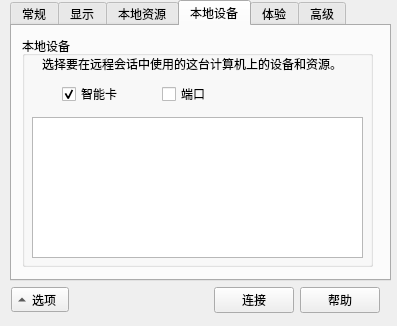
<?xml version="1.0" encoding="UTF-8"?>
<ui version="4.0">
 <class>Dialog</class>
 <widget class="QDialog" name="Dialog">
  <property name="enabled">
   <bool>true</bool>
  </property>
  <property name="geometry">
   <rect>
    <x>0</x>
    <y>0</y>
    <width>397</width>
    <height>326</height>
   </rect>
  </property>
  <property name="sizePolicy">
   <sizepolicy hsizetype="Fixed" vsizetype="Fixed">
    <horstretch>0</horstretch>
    <verstretch>0</verstretch>
   </sizepolicy>
  </property>
  <property name="windowTitle">
   <string>远程桌面连接</string>
  </property>
  <property name="inputMethodHints">
   <set>Qt::ImhNone</set>
  </property>
  <property name="sizeGripEnabled">
   <bool>false</bool>
  </property>
  <property name="modal">
   <bool>false</bool>
  </property>
  <widget class="QWidget" name="widget" native="true">
   <property name="geometry">
    <rect>
     <x>0</x>
     <y>0</y>
     <width>401</width>
     <height>331</height>
    </rect>
   </property>
   <widget class="QWidget" name="defaultWidget" native="true">
    <property name="geometry">
     <rect>
      <x>0</x>
      <y>0</y>
      <width>391</width>
      <height>151</height>
     </rect>
    </property>
    <widget class="QWidget" name="layoutWidget">
     <property name="geometry">
      <rect>
       <x>20</x>
       <y>10</y>
       <width>281</width>
       <height>64</height>
      </rect>
     </property>
     <layout class="QGridLayout" name="gridLayout">
      <property name="sizeConstraint">
       <enum>QLayout::SetMinAndMaxSize</enum>
      </property>
      <item row="1" column="1">
       <widget class="QLabel" name="accountTxtLable">
        <property name="sizePolicy">
         <sizepolicy hsizetype="Fixed" vsizetype="Fixed">
          <horstretch>0</horstretch>
          <verstretch>0</verstretch>
         </sizepolicy>
        </property>
        <property name="font">
         <font>
          <family>Agency FB</family>
          <pointsize>12</pointsize>
         </font>
        </property>
        <property name="text">
         <string>未指定</string>
        </property>
       </widget>
      </item>
      <item row="1" column="0">
       <widget class="QLabel" name="accountLable">
        <property name="sizePolicy">
         <sizepolicy hsizetype="Fixed" vsizetype="Fixed">
          <horstretch>0</horstretch>
          <verstretch>0</verstretch>
         </sizepolicy>
        </property>
        <property name="font">
         <font>
          <family>Agency FB</family>
          <pointsize>12</pointsize>
         </font>
        </property>
        <property name="text">
         <string>用户名:</string>
        </property>
       </widget>
      </item>
      <item row="0" column="1">
       <widget class="QLineEdit" name="cmpLineEdit"/>
      </item>
      <item row="0" column="0">
       <widget class="QLabel" name="cmpLable">
        <property name="font">
         <font>
          <family>Agency FB</family>
          <pointsize>12</pointsize>
         </font>
        </property>
        <property name="text">
         <string>计算机(C):</string>
        </property>
       </widget>
      </item>
     </layout>
    </widget>
    <widget class="QWidget" name="defaultBtnWidget" native="true">
     <property name="geometry">
      <rect>
       <x>10</x>
       <y>100</y>
       <width>371</width>
       <height>41</height>
      </rect>
     </property>
     <property name="sizePolicy">
      <sizepolicy hsizetype="Fixed" vsizetype="Fixed">
       <horstretch>0</horstretch>
       <verstretch>0</verstretch>
      </sizepolicy>
     </property>
     <widget class="QWidget" name="layoutWidget">
      <property name="geometry">
       <rect>
        <x>1</x>
        <y>7</y>
        <width>369</width>
        <height>27</height>
       </rect>
      </property>
      <layout class="QHBoxLayout" name="horizontalLayout_2">
       <property name="sizeConstraint">
        <enum>QLayout::SetMinAndMaxSize</enum>
       </property>
       <item>
        <widget class="QToolButton" name="optionToolBtn">
         <property name="focusPolicy">
          <enum>Qt::NoFocus</enum>
         </property>
         <property name="whatsThis">
          <string/>
         </property>
         <property name="inputMethodHints">
          <set>Qt::ImhNone</set>
         </property>
         <property name="text">
          <string>选项</string>
         </property>
         <property name="toolButtonStyle">
          <enum>Qt::ToolButtonTextBesideIcon</enum>
         </property>
         <property name="autoRaise">
          <bool>false</bool>
         </property>
         <property name="arrowType">
          <enum>Qt::DownArrow</enum>
         </property>
        </widget>
       </item>
       <item>
        <spacer name="horizontalSpacer">
         <property name="orientation">
          <enum>Qt::Horizontal</enum>
         </property>
         <property name="sizeType">
          <enum>QSizePolicy::Expanding</enum>
         </property>
         <property name="sizeHint" stdset="0">
          <size>
           <width>134</width>
           <height>20</height>
          </size>
         </property>
        </spacer>
       </item>
       <item>
        <layout class="QHBoxLayout" name="horizontalLayout">
         <item>
          <widget class="QPushButton" name="connBtn">
           <property name="text">
            <string>连接</string>
           </property>
          </widget>
         </item>
         <item>
          <widget class="QPushButton" name="helpBtn">
           <property name="text">
            <string>帮助</string>
           </property>
          </widget>
         </item>
        </layout>
       </item>
      </layout>
     </widget>
    </widget>
    <widget class="QLabel" name="defaultLabel">
     <property name="geometry">
      <rect>
       <x>30</x>
       <y>80</y>
       <width>191</width>
       <height>16</height>
      </rect>
     </property>
     <property name="text">
      <string>当您连接时，向您询问凭证数据。</string>
     </property>
    </widget>
    <zorder>layoutWidget</zorder>
    <zorder>defaultLabel</zorder>
    <zorder>defaultBtnWidget</zorder>
   </widget>
   <widget class="QWidget" name="optionWidget" native="true">
    <property name="enabled">
     <bool>true</bool>
    </property>
    <property name="geometry">
     <rect>
      <x>10</x>
      <y>0</y>
      <width>381</width>
      <height>321</height>
     </rect>
    </property>
    <widget class="QTabWidget" name="tabWidget">
     <property name="geometry">
      <rect>
       <x>0</x>
       <y>0</y>
       <width>381</width>
       <height>281</height>
      </rect>
     </property>
     <property name="currentIndex">
      <number>3</number>
     </property>
     <property name="movable">
      <bool>false</bool>
     </property>
     <widget class="QWidget" name="tab_3">
      <attribute name="title">
       <string>常规</string>
      </attribute>
      <widget class="QGroupBox" name="generalGroupBox">
       <property name="geometry">
        <rect>
         <x>0</x>
         <y>10</y>
         <width>371</width>
         <height>141</height>
        </rect>
       </property>
       <property name="title">
        <string>登录设置</string>
       </property>
       <widget class="QWidget" name="layoutWidget_3">
        <property name="geometry">
         <rect>
          <x>20</x>
          <y>30</y>
          <width>331</width>
          <height>51</height>
         </rect>
        </property>
        <layout class="QGridLayout" name="gridLayout_2">
         <property name="sizeConstraint">
          <enum>QLayout::SetMinAndMaxSize</enum>
         </property>
         <item row="1" column="0">
          <widget class="QLabel" name="accountLable_2">
           <property name="sizePolicy">
            <sizepolicy hsizetype="Fixed" vsizetype="Fixed">
             <horstretch>0</horstretch>
             <verstretch>0</verstretch>
            </sizepolicy>
           </property>
           <property name="font">
            <font>
             <family>Agency FB</family>
             <pointsize>12</pointsize>
            </font>
           </property>
           <property name="text">
            <string>用户名:</string>
           </property>
          </widget>
         </item>
         <item row="0" column="0">
          <widget class="QLabel" name="cmpLable_2">
           <property name="font">
            <font>
             <family>Agency FB</family>
             <pointsize>12</pointsize>
            </font>
           </property>
           <property name="text">
            <string>计算机(C):</string>
           </property>
          </widget>
         </item>
         <item row="0" column="1">
          <widget class="QLineEdit" name="cmpLineEdit_2"/>
         </item>
         <item row="1" column="1">
          <widget class="QLabel" name="accountTxtLable_2">
           <property name="sizePolicy">
            <sizepolicy hsizetype="Fixed" vsizetype="Fixed">
             <horstretch>0</horstretch>
             <verstretch>0</verstretch>
            </sizepolicy>
           </property>
           <property name="font">
            <font>
             <family>Agency FB</family>
             <pointsize>12</pointsize>
            </font>
           </property>
           <property name="text">
            <string>未指定</string>
           </property>
          </widget>
         </item>
        </layout>
       </widget>
       <widget class="QLabel" name="defaultLabel_2">
        <property name="geometry">
         <rect>
          <x>30</x>
          <y>90</y>
          <width>191</width>
          <height>16</height>
         </rect>
        </property>
        <property name="text">
         <string>当您连接时，向您询问凭证数据。</string>
        </property>
       </widget>
       <widget class="QCheckBox" name="saveRdpCheckBox">
        <property name="geometry">
         <rect>
          <x>30</x>
          <y>110</y>
          <width>121</width>
          <height>16</height>
         </rect>
        </property>
        <property name="text">
         <string>允许我保存凭据。</string>
        </property>
       </widget>
      </widget>
      <widget class="QGroupBox" name="connSetGroupBox">
       <property name="geometry">
        <rect>
         <x>0</x>
         <y>160</y>
         <width>371</width>
         <height>81</height>
        </rect>
       </property>
       <property name="title">
        <string>连接设置</string>
       </property>
       <widget class="QLabel" name="connSetLabel">
        <property name="geometry">
         <rect>
          <x>30</x>
          <y>10</y>
          <width>331</width>
          <height>41</height>
         </rect>
        </property>
        <property name="text">
         <string>将当前连接设置保存到RDP文件或者打开一个已保存的连接。</string>
        </property>
       </widget>
       <widget class="QWidget" name="layoutWidget">
        <property name="geometry">
         <rect>
          <x>110</x>
          <y>40</y>
          <width>239</width>
          <height>25</height>
         </rect>
        </property>
        <layout class="QHBoxLayout" name="horizontalLayout_5">
         <property name="sizeConstraint">
          <enum>QLayout::SetMinAndMaxSize</enum>
         </property>
         <item>
          <widget class="QPushButton" name="saveBtn">
           <property name="text">
            <string>保存</string>
           </property>
          </widget>
         </item>
         <item>
          <widget class="QPushButton" name="saveasBtn">
           <property name="text">
            <string>另存为</string>
           </property>
          </widget>
         </item>
         <item>
          <widget class="QPushButton" name="openBtn">
           <property name="text">
            <string>打开</string>
           </property>
          </widget>
         </item>
        </layout>
       </widget>
      </widget>
     </widget>
     <widget class="QWidget" name="tab_4">
      <attribute name="title">
       <string>显示</string>
      </attribute>
      <widget class="QWidget" name="layoutWidget">
       <property name="geometry">
        <rect>
         <x>10</x>
         <y>10</y>
         <width>361</width>
         <height>231</height>
        </rect>
       </property>
       <layout class="QVBoxLayout" name="verticalLayout">
        <item>
         <widget class="QGroupBox" name="showGroupBox">
          <property name="title">
           <string>显示配置</string>
          </property>
         </widget>
        </item>
        <item>
         <widget class="QGroupBox" name="colorGroupBox">
          <property name="title">
           <string>颜色</string>
          </property>
         </widget>
        </item>
        <item>
         <widget class="QCheckBox" name="connBarCheckBox">
          <property name="text">
           <string>全屏显示时显示连接栏。</string>
          </property>
          <property name="checked">
           <bool>true</bool>
          </property>
         </widget>
        </item>
       </layout>
      </widget>
     </widget>
     <widget class="QWidget" name="tab_5">
      <attribute name="title">
       <string>本地资源</string>
      </attribute>
      <widget class="QGroupBox" name="vedioGroupBox">
       <property name="geometry">
        <rect>
         <x>10</x>
         <y>1</y>
         <width>359</width>
         <height>71</height>
        </rect>
       </property>
       <property name="title">
        <string>语音设置</string>
       </property>
       <widget class="QLabel" name="audioPlayLabel">
        <property name="geometry">
         <rect>
          <x>20</x>
          <y>20</y>
          <width>81</width>
          <height>16</height>
         </rect>
        </property>
        <property name="text">
         <string>远程音频播放</string>
        </property>
       </widget>
       <widget class="QLabel" name="audioCaptureLabel">
        <property name="geometry">
         <rect>
          <x>180</x>
          <y>20</y>
          <width>81</width>
          <height>16</height>
         </rect>
        </property>
        <property name="text">
         <string>远程音频录制</string>
        </property>
       </widget>
       <widget class="QComboBox" name="audioPlayComBox">
        <property name="geometry">
         <rect>
          <x>20</x>
          <y>40</y>
          <width>141</width>
          <height>22</height>
         </rect>
        </property>
        <item>
         <property name="text">
          <string>在此计算机上播放</string>
         </property>
        </item>
        <item>
         <property name="text">
          <string>在远程计算机上播放</string>
         </property>
        </item>
        <item>
         <property name="text">
          <string>不要播放</string>
         </property>
        </item>
       </widget>
       <widget class="QComboBox" name="audioCaptureComBox">
        <property name="geometry">
         <rect>
          <x>180</x>
          <y>40</y>
          <width>131</width>
          <height>22</height>
         </rect>
        </property>
        <item>
         <property name="text">
          <string>不录制</string>
         </property>
        </item>
        <item>
         <property name="text">
          <string>从此计算机进行记录</string>
         </property>
        </item>
       </widget>
      </widget>
      <widget class="QGroupBox" name="keyGroupBox">
       <property name="geometry">
        <rect>
         <x>10</x>
         <y>74</y>
         <width>359</width>
         <height>71</height>
        </rect>
       </property>
       <property name="title">
        <string>键盘</string>
       </property>
       <widget class="QLabel" name="keyLabel">
        <property name="geometry">
         <rect>
          <x>20</x>
          <y>20</y>
          <width>111</width>
          <height>16</height>
         </rect>
        </property>
        <property name="text">
         <string>应用windows组合键</string>
        </property>
       </widget>
       <widget class="QComboBox" name="keyComBox">
        <property name="geometry">
         <rect>
          <x>100</x>
          <y>40</y>
          <width>141</width>
          <height>22</height>
         </rect>
        </property>
        <property name="currentIndex">
         <number>2</number>
        </property>
        <item>
         <property name="text">
          <string>在这台计算机上</string>
         </property>
        </item>
        <item>
         <property name="text">
          <string>在远程计算机上</string>
         </property>
        </item>
        <item>
         <property name="text">
          <string>仅在全屏显示时</string>
         </property>
        </item>
       </widget>
       <widget class="QLabel" name="keyTestLabel">
        <property name="geometry">
         <rect>
          <x>210</x>
          <y>20</y>
          <width>111</width>
          <height>16</height>
         </rect>
        </property>
        <property name="text">
         <string>示例：Alt+Tab</string>
        </property>
       </widget>
      </widget>
      <widget class="QGroupBox" name="resGroupBox">
       <property name="geometry">
        <rect>
         <x>10</x>
         <y>149</y>
         <width>359</width>
         <height>101</height>
        </rect>
       </property>
       <property name="title">
        <string>本地设备和资源</string>
       </property>
       <widget class="QLabel" name="resLabel">
        <property name="geometry">
         <rect>
          <x>70</x>
          <y>30</y>
          <width>311</width>
          <height>16</height>
         </rect>
        </property>
        <property name="text">
         <string>选择您要在远程会话中使用的设备和资源。</string>
        </property>
       </widget>
       <widget class="QCheckBox" name="printCheckBox">
        <property name="geometry">
         <rect>
          <x>70</x>
          <y>60</y>
          <width>71</width>
          <height>16</height>
         </rect>
        </property>
        <property name="text">
         <string>打印机</string>
        </property>
        <property name="checked">
         <bool>true</bool>
        </property>
       </widget>
       <widget class="QCheckBox" name="cliCheckBox">
        <property name="geometry">
         <rect>
          <x>220</x>
          <y>60</y>
          <width>71</width>
          <height>16</height>
         </rect>
        </property>
        <property name="text">
         <string>剪切板</string>
        </property>
        <property name="checked">
         <bool>true</bool>
        </property>
       </widget>
      </widget>
     </widget>
     <widget class="QWidget" name="tab_6">
      <attribute name="title">
       <string>本地设备</string>
      </attribute>
      <widget class="QGroupBox" name="equipGroupBox">
       <property name="geometry">
        <rect>
         <x>10</x>
         <y>10</y>
         <width>351</width>
         <height>231</height>
        </rect>
       </property>
       <property name="title">
        <string>本地设备</string>
       </property>
       <widget class="QLabel" name="equipLabel">
        <property name="geometry">
         <rect>
          <x>20</x>
          <y>20</y>
          <width>301</width>
          <height>16</height>
         </rect>
        </property>
        <property name="text">
         <string>选择要在远程会话中使用的这台计算机上的设备和资源。</string>
        </property>
       </widget>
       <widget class="QCheckBox" name="smartCardCheckBox">
        <property name="geometry">
         <rect>
          <x>40</x>
          <y>50</y>
          <width>71</width>
          <height>16</height>
         </rect>
        </property>
        <property name="text">
         <string>智能卡</string>
        </property>
        <property name="checked">
         <bool>true</bool>
        </property>
       </widget>
       <widget class="QCheckBox" name="portCheckBox">
        <property name="geometry">
         <rect>
          <x>140</x>
          <y>50</y>
          <width>71</width>
          <height>16</height>
         </rect>
        </property>
        <property name="text">
         <string>端口</string>
        </property>
       </widget>
       <widget class="QTreeView" name="treeView">
        <property name="geometry">
         <rect>
          <x>10</x>
          <y>81</y>
          <width>331</width>
          <height>141</height>
         </rect>
        </property>
       </widget>
      </widget>
     </widget>
     <widget class="QWidget" name="tab_7">
      <attribute name="title">
       <string>体验</string>
      </attribute>
      <widget class="QGroupBox" name="perGroupBox">
       <property name="geometry">
        <rect>
         <x>10</x>
         <y>10</y>
         <width>351</width>
         <height>201</height>
        </rect>
       </property>
       <property name="title">
        <string>性能</string>
       </property>
      </widget>
      <widget class="QCheckBox" name="reconnCheckBox">
       <property name="geometry">
        <rect>
         <x>10</x>
         <y>230</y>
         <width>271</width>
         <height>16</height>
        </rect>
       </property>
       <property name="text">
        <string>如果连接中断，则重新连接。</string>
       </property>
       <property name="checked">
        <bool>true</bool>
       </property>
      </widget>
     </widget>
     <widget class="QWidget" name="tab_8">
      <attribute name="title">
       <string>高级</string>
      </attribute>
      <widget class="QGroupBox" name="authGroupBox">
       <property name="geometry">
        <rect>
         <x>10</x>
         <y>10</y>
         <width>351</width>
         <height>131</height>
        </rect>
       </property>
       <property name="title">
        <string>服务器身份验证</string>
       </property>
       <widget class="QLabel" name="label">
        <property name="geometry">
         <rect>
          <x>30</x>
          <y>20</y>
          <width>301</width>
          <height>71</height>
         </rect>
        </property>
        <property name="lineWidth">
         <number>4</number>
        </property>
        <property name="midLineWidth">
         <number>4</number>
        </property>
        <property name="text">
         <string>&lt;html&gt;&lt;head/&gt;&lt;body&gt;&lt;p&gt;服务器身份验证会验证是都正在连接到预期远程计算机。&lt;/p&gt;&lt;p&gt;连接所需的验证强度由系统安全策略确定。&lt;/p&gt;&lt;p&gt;如果服务器身份验证失败：&lt;/p&gt;&lt;/body&gt;&lt;/html&gt;</string>
        </property>
       </widget>
       <widget class="QComboBox" name="authComboBox">
        <property name="geometry">
         <rect>
          <x>30</x>
          <y>100</y>
          <width>291</width>
          <height>21</height>
         </rect>
        </property>
        <property name="currentIndex">
         <number>2</number>
        </property>
        <item>
         <property name="text">
          <string>连接并且不显示警告</string>
         </property>
        </item>
        <item>
         <property name="text">
          <string>不连接</string>
         </property>
        </item>
        <item>
         <property name="text">
          <string>显示警告</string>
         </property>
        </item>
       </widget>
      </widget>
     </widget>
    </widget>
    <widget class="QWidget" name="optionBtnWidget" native="true">
     <property name="geometry">
      <rect>
       <x>0</x>
       <y>280</y>
       <width>371</width>
       <height>41</height>
      </rect>
     </property>
     <property name="sizePolicy">
      <sizepolicy hsizetype="Fixed" vsizetype="Fixed">
       <horstretch>0</horstretch>
       <verstretch>0</verstretch>
      </sizepolicy>
     </property>
     <widget class="QWidget" name="layoutWidget_2">
      <property name="geometry">
       <rect>
        <x>1</x>
        <y>7</y>
        <width>369</width>
        <height>27</height>
       </rect>
      </property>
      <layout class="QHBoxLayout" name="horizontalLayout_3">
       <property name="sizeConstraint">
        <enum>QLayout::SetMinAndMaxSize</enum>
       </property>
       <item>
        <widget class="QToolButton" name="optionToolBtn_2">
         <property name="focusPolicy">
          <enum>Qt::NoFocus</enum>
         </property>
         <property name="whatsThis">
          <string/>
         </property>
         <property name="inputMethodHints">
          <set>Qt::ImhNone</set>
         </property>
         <property name="text">
          <string>选项</string>
         </property>
         <property name="toolButtonStyle">
          <enum>Qt::ToolButtonTextBesideIcon</enum>
         </property>
         <property name="autoRaise">
          <bool>false</bool>
         </property>
         <property name="arrowType">
          <enum>Qt::UpArrow</enum>
         </property>
        </widget>
       </item>
       <item>
        <spacer name="horizontalSpacer_2">
         <property name="orientation">
          <enum>Qt::Horizontal</enum>
         </property>
         <property name="sizeType">
          <enum>QSizePolicy::Expanding</enum>
         </property>
         <property name="sizeHint" stdset="0">
          <size>
           <width>134</width>
           <height>20</height>
          </size>
         </property>
        </spacer>
       </item>
       <item>
        <layout class="QHBoxLayout" name="horizontalLayout_4">
         <item>
          <widget class="QPushButton" name="connBtn_2">
           <property name="text">
            <string>连接</string>
           </property>
          </widget>
         </item>
         <item>
          <widget class="QPushButton" name="helpBtn_2">
           <property name="text">
            <string>帮助</string>
           </property>
          </widget>
         </item>
        </layout>
       </item>
      </layout>
     </widget>
    </widget>
   </widget>
  </widget>
 </widget>
 <resources/>
 <connections/>
</ui>
